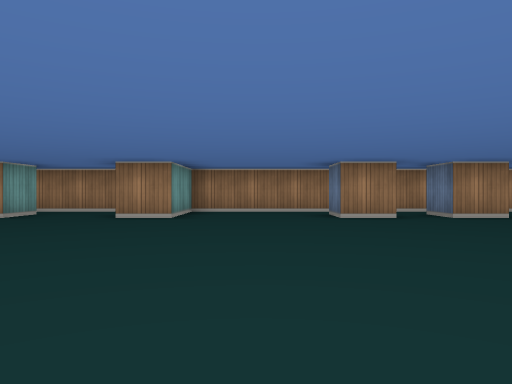
view 1 (above)

16 first-person views from a walk through a cub3D level. The camera is about half as high as the walls, looks level and sees 70° across. The floor is counted in squares. Each view is taken from the middle of a square. On the plan, view 1 faces up. The plan holds only what a view shows up to about 9 squares ahead; the rest is blank.

view 2
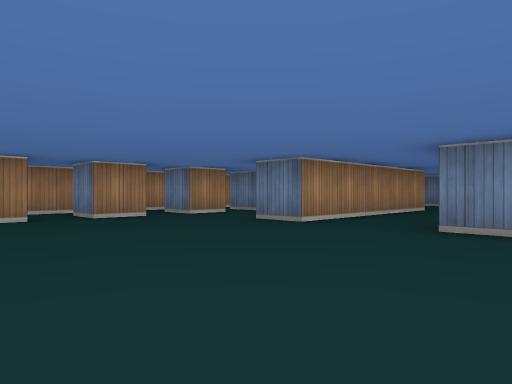

view 3
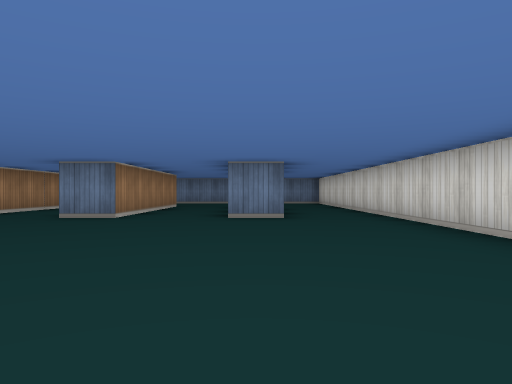

view 4
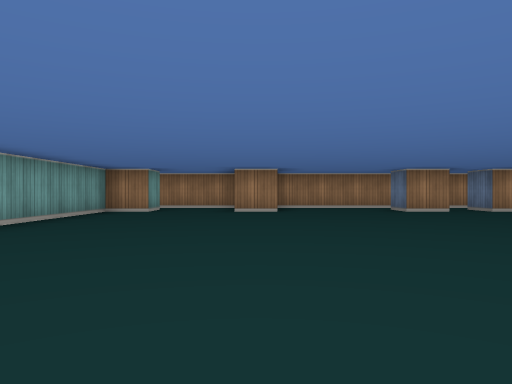

view 5
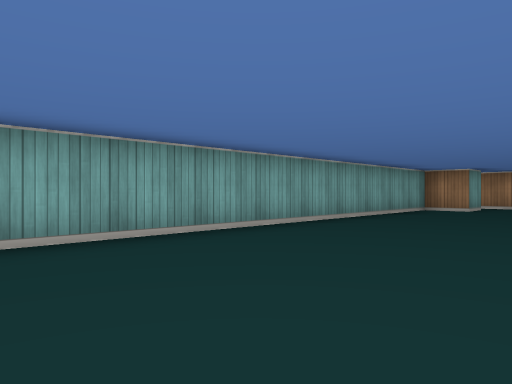

view 6
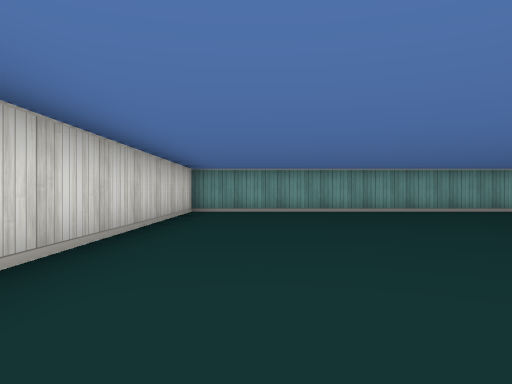

view 7
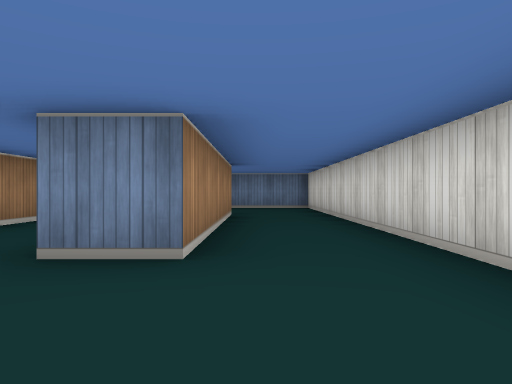

view 8
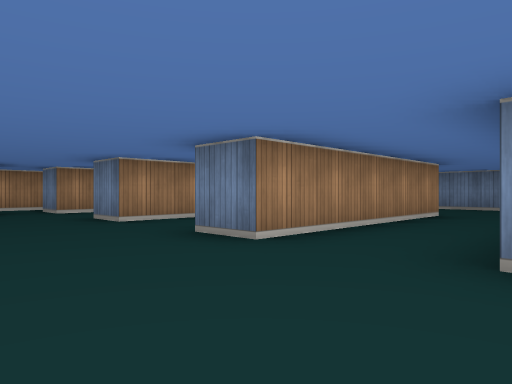

view 9
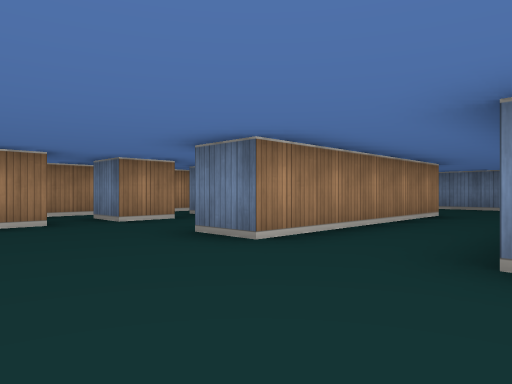

view 10
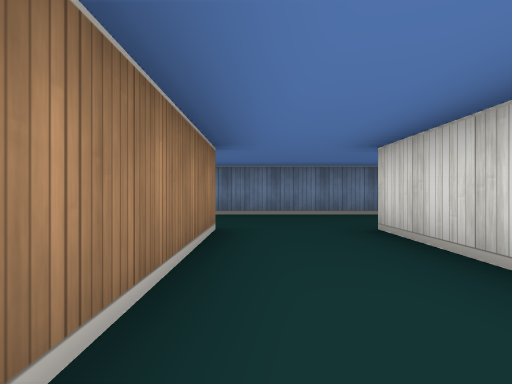

view 11
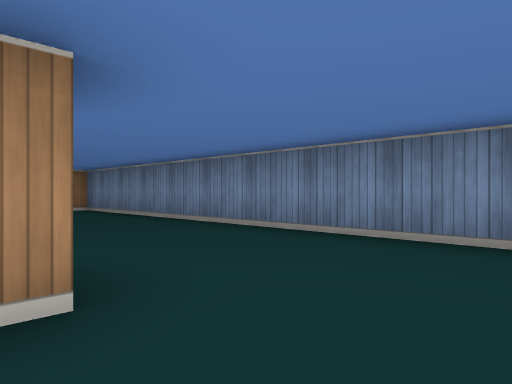

view 12
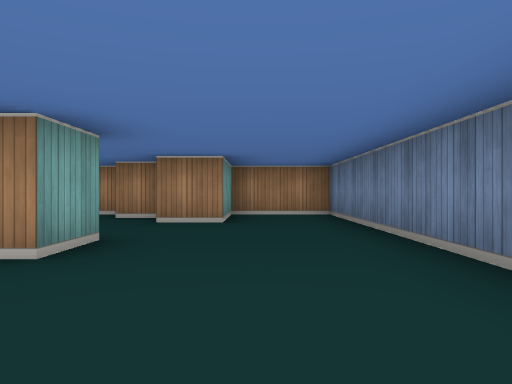

view 13
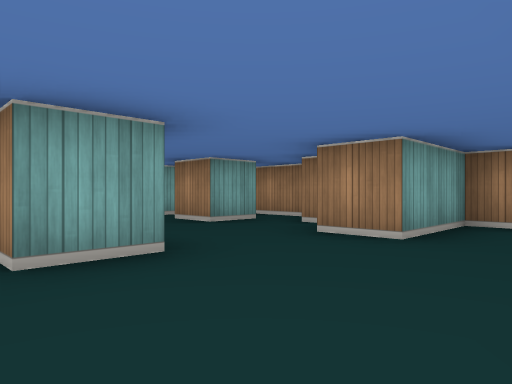

view 14
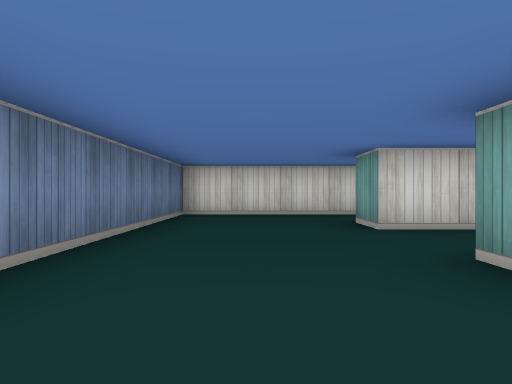

view 15
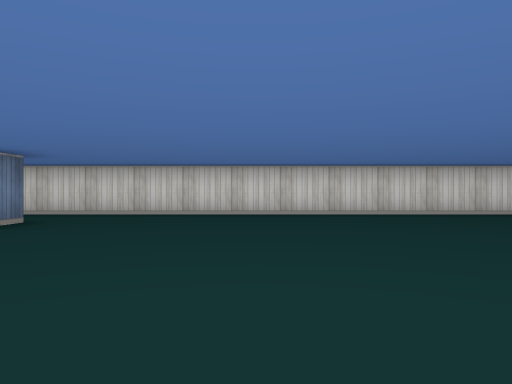

view 16
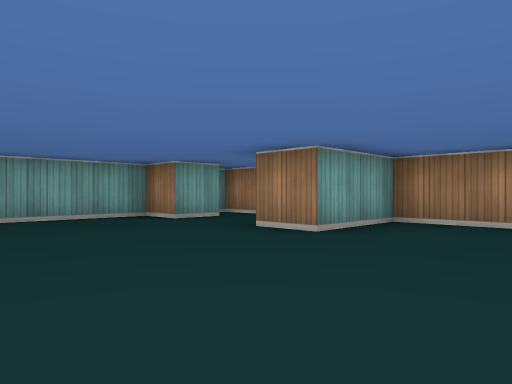

### Floor plan
Ten units are one square. View 1 is at (0, 0); x grows to the right and y downward. Boxes are objects, and circles mark ways between rooms. Rooms are numbered by the first view taken in them; rooms with no view inside come last. Other rooms are left out.
<svg viewBox="-60 -90 200 140">
<path fill="none" stroke="#000" d="M25 -65 15 -65 15 -75M46 -65 35 -65 35 -75M65 -65 55 -65 55 -75M81 15 105 15M60 -85 -15 -85 -15 -65 -25 -65M-32 -85 -55 -85M-45 -75 -45 -65 -55 -65 -55 45 105 45M85 -75 85 -65 75 -65M105 -35 55 -35 55 -45M106 -5 55 -5 55 -15M105 25 55 25 55 15M91 -85 75 -85M102 -75 95 -75M115 -65 105 -65M105 -45 105 -35M105 15 105 25M105 45 135 45 135 -85 115 -85 115 -65"/>
<circle cx="111" cy="-10" r="3" fill="#2a7"/>
<text x="20" y="-20">1</text>
<text x="120" y="-20">2</text>
</svg>
Room 1 opens to room 2.

Where each view was taken, in squares from view 1:
view 1: 0 up, 0 right, facing up
view 2: 0 up, 1 right, facing up-right
view 3: 2 down, 1 left, facing right
view 4: 2 down, 2 left, facing up
view 5: 3 down, 2 left, facing up-left
view 6: 3 down, 3 right, facing left
view 7: 3 down, 3 right, facing right
view 8: 2 down, 3 right, facing up-right
view 9: 1 up, 3 right, facing up-right
view 10: 0 up, 6 right, facing right
view 11: 1 down, 10 right, facing up-right
view 12: 1 up, 12 right, facing up
view 13: 3 up, 13 right, facing up-left
view 14: 3 up, 12 right, facing down
view 15: 3 up, 2 right, facing down
view 16: 3 up, 1 right, facing up-left
